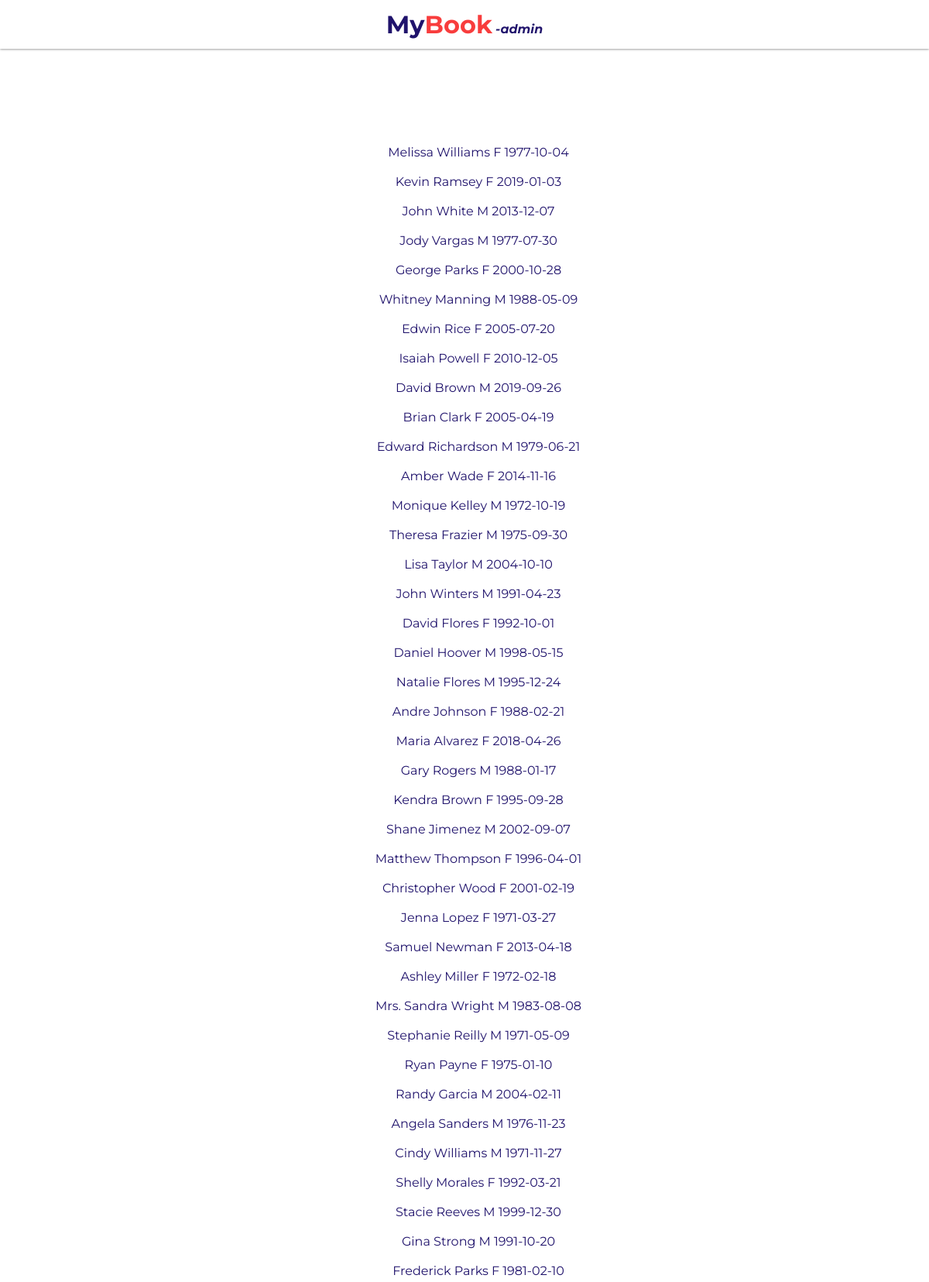
Screenshot of /findUser2.php (upper part) with the database file from the repository.
### tables this page shows
create table users(
    
   userId integer not null unique,
   name varchar(100)	not null,
   gender VARCHAR(1) not null,
   dob DATE,
   primary key(userId)
);

### findUser2.php (the view, shortened to what this page needs)
<!DOCTYPE html>
<html>
	<head>
		<link href="styles/styles4.css" type="text/css" rel="stylesheet" />
    </head>
    <body>
    <div class="gridcontainer">
            <div class="topbar">
                <div class="header">
                    <a onclick="history.back()"><span  class="logoHeaderMy">My</span><span class="logoHeaderBook">Book</span>
                    <span class="logoAdmin"><i>-admin</i></span></a>
                </div>
            </div>
            <div class="content">
                <br><br><br><br>
                <div id="result">
                            <?php
                    $dbServername = "localhost";
                    $dbUsername = "root";
                    $dbPassword = "";
                    $dbName = "DBProject";
                    $conn = mysqli_connect($dbServername,$dbUsername,$dbPassword,$dbName);
                $findName = $_GET["name"];
                $query2 = "SELECT * FROM users WHERE name LIKE '%$findName%'";
                if ($result = $conn->query($query2)) {
                    echo nl2br("\n");
                    echo nl2br("\n");
                    while ($row = $result->fetch_row()) {
                        echo $row[1], " ", $row[2], " ", $row[3];
                        echo nl2br("\n");
                        echo nl2br("\n");
                    }
                }
                ?>
            </div>
            <br><br><br><br>
           </div>
        </body>
</html>

### styles/styles4.css (style rules this page uses)
body { margin: 0px; font-family: 'Montserrat', sans-serif; }
.gridcontainer { display: grid; grid-template-areas:'topbar topbar topbar topbar topbar topbar' 'content content content content content content' 'content content content content content content' 'content content content content content content' 'content content content content content content' 'exinfo exinfo exinfo exinfo exinfo exinfo' ; }
.topbar { grid-area: topbar; background: rgb(255, 255, 255); box-shadow: 0px 0.8px 3px grey; font-family: 'Montserrat', sans-serif; text-align: center; padding-top: 1%; padding-bottom: 1%; }
.logoHeaderMy { font-weight: bolder; font-size: 2em; color: #20136C; }
.logoHeaderBook { font-weight: bolder; font-size: 2em; color: #F83D3D; }
.logoAdmin { font-weight: bolder; font-size: 1em; color: #20136C; top: 50%; }
.content { grid-area: content; padding-left: 3%; color: #20136C; }
a { color:none; }
#result { text-align: center; margin: auto; width: 50%; padding: 10px; }

### rows the page displays
users: name "Melissa Williams", gender "F", dob "1977-10-04"
users: name "Kevin Ramsey", gender "F", dob "2019-01-03"
users: name "John White", gender "M", dob "2013-12-07"
users: name "Jody Vargas", gender "M", dob "1977-07-30"
users: name "George Parks", gender "F", dob "2000-10-28"
users: name "Whitney Manning", gender "M", dob "1988-05-09"
users: name "Edwin Rice", gender "F", dob "2005-07-20"
users: name "Isaiah Powell", gender "F", dob "2010-12-05"
users: name "David Brown", gender "M", dob "2019-09-26"
users: name "Brian Clark", gender "F", dob "2005-04-19"
users: name "Edward Richardson", gender "M", dob "1979-06-21"
users: name "Amber Wade", gender "F", dob "2014-11-16"
users: name "Monique Kelley", gender "M", dob "1972-10-19"
users: name "Theresa Frazier", gender "M", dob "1975-09-30"
users: name "Lisa Taylor", gender "M", dob "2004-10-10"
users: name "John Winters", gender "M", dob "1991-04-23"
users: name "David Flores", gender "F", dob "1992-10-01"
users: name "Daniel Hoover", gender "M", dob "1998-05-15"
users: name "Natalie Flores", gender "M", dob "1995-12-24"
users: name "Andre Johnson", gender "F", dob "1988-02-21"
users: name "Maria Alvarez", gender "F", dob "2018-04-26"
users: name "Gary Rogers", gender "M", dob "1988-01-17"
users: name "Kendra Brown", gender "F", dob "1995-09-28"
users: name "Shane Jimenez", gender "M", dob "2002-09-07"
users: name "Matthew Thompson", gender "F", dob "1996-04-01"
users: name "Christopher Wood", gender "F", dob "2001-02-19"
users: name "Jenna Lopez", gender "F", dob "1971-03-27"
users: name "Samuel Newman", gender "F", dob "2013-04-18"
users: name "Ashley Miller", gender "F", dob "1972-02-18"
users: name "Mrs. Sandra Wright", gender "M", dob "1983-08-08"
users: name "Stephanie Reilly", gender "M", dob "1971-05-09"
users: name "Ryan Payne", gender "F", dob "1975-01-10"
users: name "Randy Garcia", gender "M", dob "2004-02-11"
users: name "Angela Sanders", gender "M", dob "1976-11-23"
users: name "Cindy Williams", gender "M", dob "1971-11-27"
users: name "Shelly Morales", gender "F", dob "1992-03-21"
users: name "Stacie Reeves", gender "M", dob "1999-12-30"
users: name "Gina Strong", gender "M", dob "1991-10-20"
users: name "Frederick Parks", gender "F", dob "1981-02-10"
